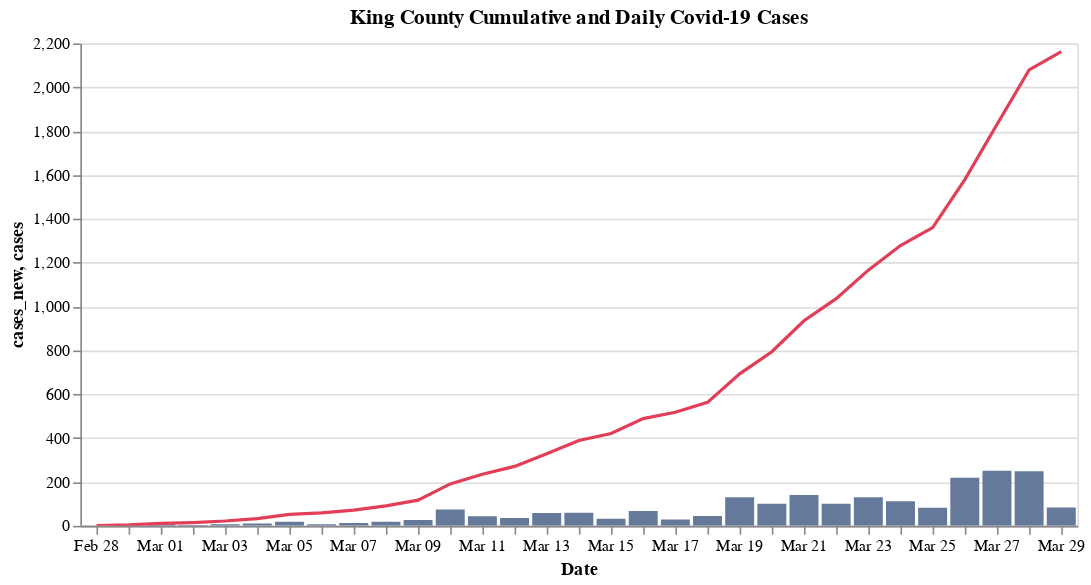

Notebook code cell kept with this figure:
### Code cell
base = alt.Chart(king[['date', 'cases', 'cases_new']]).encode(alt.X('monthdate(date):O', title = 'Date'))
bars = base.mark_bar(color = '#65799b').encode(y = 'cases_new', tooltip = 'cases_new')
line = base.mark_line(color = '#e23e57').encode(y = 'cases', tooltip = 'cases')

(bars + line).properties(title = 'King County Cumulative and Daily Covid-19 Cases').interactive()

### Figure 1 — Vega-Lite specification as saved in the notebook (floating-point values rounded to 4 significant figures)
{"config": {"view": {"continuousWidth": 400, "continuousHeight": 300}}, "layer": [{"mark": {"type": "bar", "color": "#65799b"}, "encoding": {"tooltip": {"type": "quantitative", "field": "cases_new"}, "x": {"type": "ordinal", "field": "date", "timeUnit": "monthdate", "title": "Date"}, "y": {"type": "quantitative", "field": "cases_new"}}, "selection": {"selector006": {"type": "interval", "bind": "scales", "encodings": ["x", "y"]}}}, {"mark": {"type": "line", "color": "#e23e57"}, "encoding": {"tooltip": {"type": "quantitative", "field": "cases"}, "x": {"type": "ordinal", "field": "date", "timeUnit": "monthdate", "title": "Date"}, "y": {"type": "quantitative", "field": "cases"}}}], "data": {"name": "data-d801acb69cad40ae02236b38288f0147"}, "title": "King County Cumulative and Daily Covid-19 Cases", "$schema": "https://vega.github.io/schema/vega-lite/v4.0.0.json", "datasets": {"data-d801acb69cad40ae02236b38288f0147": [{"date": "2020-02-28T00:00:00", "cases": 1, "cases_new": 1}, {"date": "2020-02-29T00:00:00", "cases": 4, "cases_new": 3}, {"date": "2020-03-01T00:00:00", "cases": 11, "cases_new": 7}, {"date": "2020-03-02T00:00:00", "cases": 15, "cases_new": 4}, {"date": "2020-03-03T00:00:00", "cases": 22, "cases_new": 7}, {"date": "2020-03-04T00:00:00", "cases": 33, "cases_new": 11}, {"date": "2020-03-05T00:00:00", "cases": 52, "cases_new": 19}, {"date": "2020-03-06T00:00:00", "cases": 59, "cases_new": 7}, {"date": "2020-03-07T00:00:00", "cases": 72, "cases_new": 13}, {"date": "2020-03-08T00:00:00", "cases": 91, "cases_new": 19}, {"date": "2020-03-09T00:00:00", "cases": 117, "cases_new": 26}, {"date": "2020-03-10T00:00:00", "cases": 191, "cases_new": 74}, {"date": "2020-03-11T00:00:00", "cases": 235, "cases_new": 44}, {"date": "2020-03-12T00:00:00", "cases": 271, "cases_new": 36}, {"date": "2020-03-13T00:00:00", "cases": 329, "cases_new": 58}, {"date": "2020-03-14T00:00:00", "cases": 389, "cases_new": 60}, {"date": "2020-03-15T00:00:00", "cases": 421, "cases_new": 32}, {"date": "2020-03-16T00:00:00", "cases": 489, "cases_new": 68}, {"date": "2020-03-17T00:00:00", "cases": 518, "cases_new": 29}, {"date": "2020-03-18T00:00:00", "cases": 563, "cases_new": 45}, {"date": "2020-03-19T00:00:00", "cases": 693, "cases_new": 130}, {"date": "2020-03-20T00:00:00", "cases": 794, "cases_new": 101}, {"date": "2020-03-21T00:00:00", "cases": 935, "cases_new": 141}, {"date": "2020-03-22T00:00:00", "cases": 1036, "cases_new": 101}, {"date": "2020-03-23T00:00:00", "cases": 1166, "cases_new": 130}, {"date": "2020-03-24T00:00:00", "cases": 1278, "cases_new": 112}, {"date": "2020-03-25T00:00:00", "cases": 1360, "cases_new": 82}, {"date": "2020-03-26T00:00:00", "cases": 1579, "cases_new": 219}, {"date": "2020-03-27T00:00:00", "cases": 1830, "cases_new": 251}, {"date": "2020-03-28T00:00:00", "cases": 2079, "cases_new": 249}, {"date": "2020-03-29T00:00:00", "cases": 2163, "cases_new": 84}]}}
